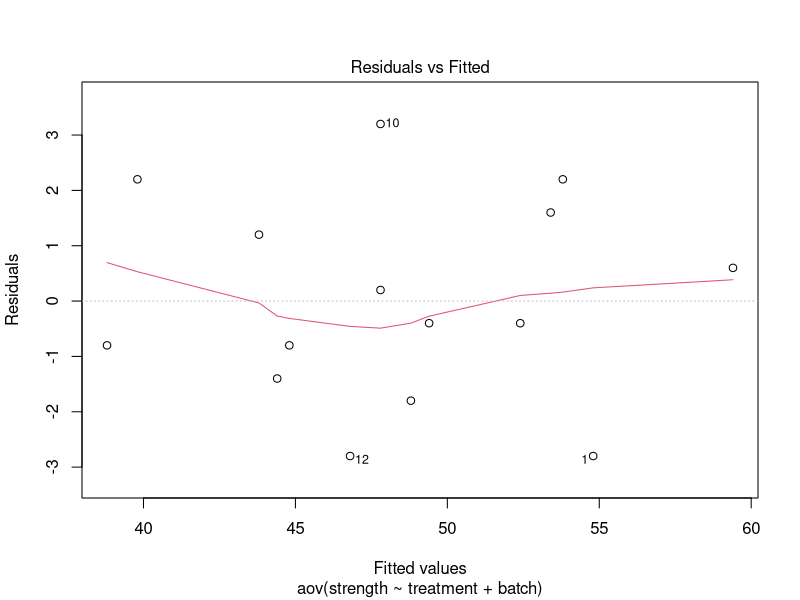
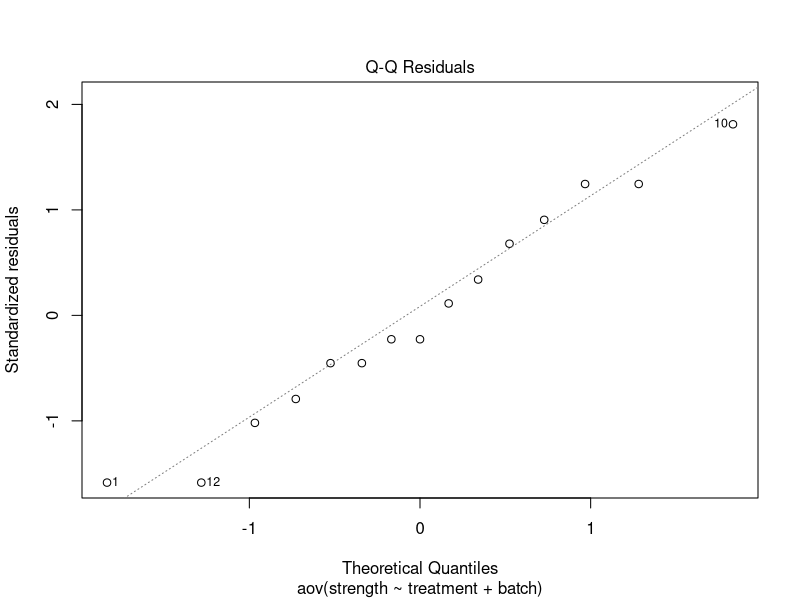
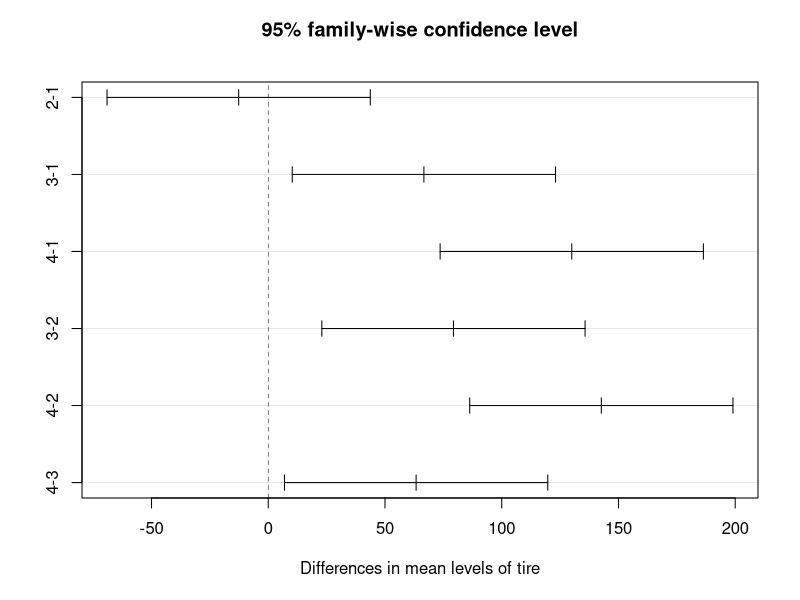
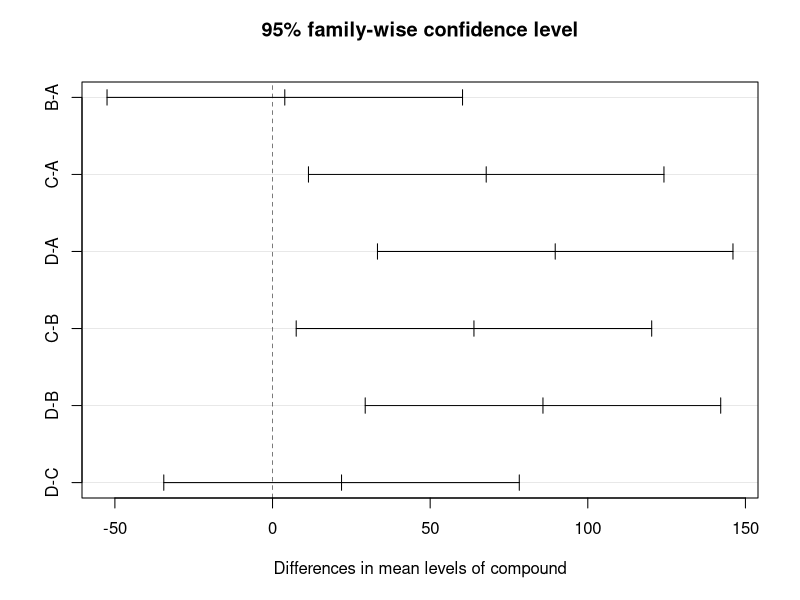
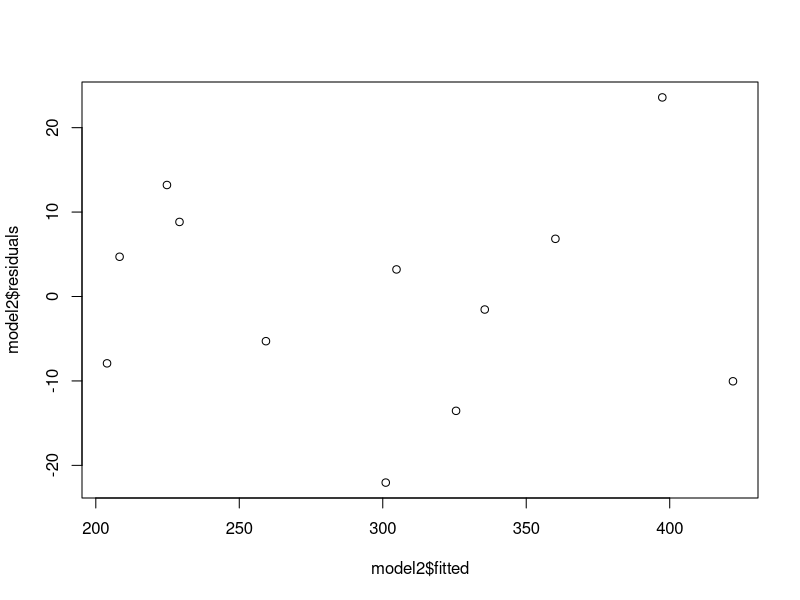

Write R code to recreate these figures, in order.
## ---- chunk 1
MSE <- 169.33/20
MSE
dft <- 4
dfE <- 20
dfb <- dfE/dft
dfb
MSb <- 64.675
SSb <- MSb * dfb
SSb
SSt <- 1010.56
MSt <- SSt / dft
MSt
Fb <- MSb / MSE
Fb
Ft <- 29.84
p_t <- pf(Ft, dft, dfE, lower.tail = F)
p_t
p_b <- pf(Fb, dfb, dfE, lower.tail = F)
p_b
## ---- chunk 2
b <- dfb + 1
b
## ---- chunk 3
batch <- factor(rep(1:5, each = 3))
treatment <- factor(rep(c("A", "B", "C"), times = 5)) 
strength <- c(52, 60, 56, 47, 55, 48, 44, 49, 45, 51, 52, 44, 42, 43, 38) 
data <- data.frame(batch, treatment, strength)
## ---- chunk 4
model <- aov(strength~treatment+batch, data = data)

summary(model)
## ---- chunk 5
TukeyHSD(model, "treatment")
## ---- chunk 6
plot(model, which = 1)
## ---- chunk 7
plot(model, which = 2)
## ---- chunk 8
day <- factor(rep(c("Monday", "Tuesday", "Wednesday", "Thursday"), each = 3)) 
operator <- factor(c("A", "B", "C", "A", "C", "D", "B", "C", "D", "A", "B", "D")) 
kelvin <- c(780, 820, 800, 950, 920, 940, 880, 880, 820, 840, 780, 820) 
data1<-data.frame(day, operator, kelvin)
data1
## ---- chunk 9
model1 <- lm(kelvin~day+operator, data = data1)
anova(model1)
## ---- chunk 10
tire <- factor(rep(1:4, each = 3)) 
compound <- factor(c("A", "B", "C", "A", "B", "D", "A", "C", "D", "B", "C", "D")) 
wear <- c(238, 238, 279, 196, 213, 308, 254, 334, 367, 312, 421, 412)
data2 <-data.frame(tire, compound, wear)
data2
## ---- chunk 11
model2 <- aov(wear~tire+compound, data = data2)
summary(model2)
## ---- chunk 12
#| message: false
#| warning: false
library(tidyverse)

data2 |>
  filter(compound == "A") |>
  pull(wear)|>
  t.test()

## ---- chunk 13
#| warning: false
TukeyHSD(model2)
plot(TukeyHSD(model2))
plot(model2$fitted, model2$residuals)
## ---- chunk 14
y_hat <- data2 |>
  group_by(compound) |>
  summarise(mean = mean(wear))
y_hat <- data.frame(y_hat)
y_hat
data2|>
  group_by(tire) |>
  summarise(sum = sum(wear))
Ba <- 755 + 717 + 955
Bb <- 755 + 717 + 1145
Bc <- 755 + 955 + 1145
Bd <- 717 + 955 + 1145

B_comp <- factor(c("A", "B", "C", "D")) 
Total <- c(Ba, Bb, Bc, Bd)
Bt <- data.frame(B_comp, Total)
Bt
k <- 3
y_dot <- data2 |>
  group_by(compound) |>
  summarise(sum = sum(wear))
y_dot <- data.frame(y_dot)
y_dot

kyB = k*y_dot$sum - Bt$Total
kyB <- c(kyB)
kydf <- data.frame(B_comp, kyB)
kydf
t <- 4
r <- 3
lmd <- r*(k-1)/(t-1)
lmd
y_grand <- mean(y_hat$mean)
mu_hat <- y_grand + (kydf$kyB / (t * lmd))
Est_tmean <- data.frame(B_comp, y_hat$mean, kyB, mu_hat)
Est_tmean
MSE<- 350
W <- (qtukey(0.05, t, 5) / sqrt(2)) * sqrt ((2 * k * MSE)/(t * lmd))
W
